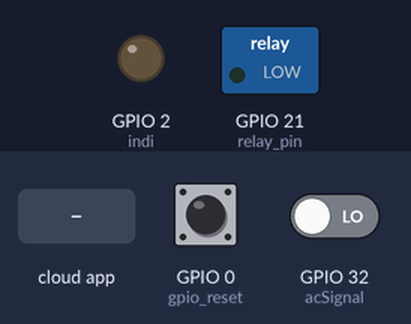
A program run on a simulated ESP32. On the bench: switched loads named in the program (green lamp = pin HIGH), output pins drawn as LEDs (lit = HIGH). Inputs (shaded band) come from the test bench; at power-on: GPIO 0 (gpio_reset) HIGH, GPIO 32 (acSignal) LOW. WiFi joins after 1.5 s; servers stay silent unless stated; what the program prints to the serial monitor is not drawn. At 10.6 s the program restarts the board; the recording ends there.

Above: at 1.2 s.
1.3 s: GPIO 0 (gpio_reset) pulled LOW for 0.15 s
2.9 s: GPIO 32 (acSignal) driven HIGH
4.4 s: the phone or cloud app sets AC to 0
5.9 s: the phone or cloud app sets AC to 1
7.4 s: GPIO 0 (gpio_reset) pulled LOW for 3.2 s
Timing chart, 0 to 10.4 s (numbered marks = the images above; inputs shaded):
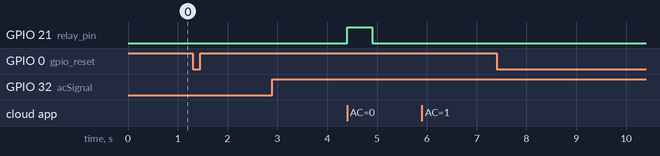

The program:

main.cpp
```cpp
//https://github.com/espressif/arduino-esp32/issues/8176 To run this program in esp32 follow this issue in github
#include <Arduino.h>
#include <WiFi.h>
#include <WiFiProv.h>
#include <RMaker.h>
#include <SimpleTimer.h>
// Set Default Values
#define DEFAULT_RELAY_MODE false

// BLE Credentials
const char *service_name = "PROV_12345";  // Change this to your desired service name
const char *pop = "12345678";             // Change this to your Proof of Possession (PoP)

// GPIO Pin Configuration
static uint8_t gpio_reset = 0;
static uint8_t relay_pin = 21;
static uint8_t acSignal = 32;
static uint8_t indi = 2;
bool relay_state = DEFAULT_RELAY_MODE;

bool wifi_connected = false;

// Declaring Relay as a Standard Switch Device
static Switch my_switch("AC", &acSignal);

bool toggleState = false;
bool switchState = true;

SimpleTimer Timer;
void triger(){
    digitalWrite(relay_pin, HIGH);
    delay(500);
    digitalWrite(relay_pin, LOW);
}
// Callback Function to Handle State Changes
void write_callback(Device *device, Param *param, const param_val_t val, void *priv_data, write_ctx_t *ctx) {
    const char *device_name = device->getDeviceName();
    const char *param_name = param->getParamName();

    if (strcmp(device_name, "AC") == 0) {
        if (strcmp(param_name, "Power") == 0) {
            relay_state = val.val.b;
            toggleState = val.val.b;
            // (toggleState == false || digitalRead(acSignal)==LOW) ? triger(): digitalWrite(indi, HIGH);
            // (toggleState == true || digitalRead(acSignal) == HIGH) ?  triger():digitalWrite(indi, LOW);
            // if(toggleState == false || digitalRead(acSignal)==LOW){
            //     triger();
            //     Serial.println("Turn on");
            // }else {
            //     digitalWrite(indi, HIGH);
            //     delay(500);
            //     digitalWrite(indi, LOW);
            //     Serial.println("skip the on");
            // }

            if((toggleState == true && digitalRead(acSignal) == HIGH) || (toggleState == false && digitalRead(acSignal)==LOW)){
                Serial.println("skip two way");
            } else{
                Serial.println("Trigering");
                triger();
            }

            // param->updateAndReport(val);

        }
    }
}

// Event Handler for System Events
void sysProvEvent(arduino_event_t *sys_event) {
    switch (sys_event->event_id) {
        case ARDUINO_EVENT_PROV_START:
            Serial.printf("Provisioning Started with service name \"%s\" and PoP \"%s\"\n", service_name, pop);
            printQR(service_name, pop, "ble");
            break;
        case ARDUINO_EVENT_WIFI_STA_CONNECTED:
            Serial.println("Connected to Wi-Fi!");
            wifi_connected = true;
            break;
        case ARDUINO_EVENT_PROV_CRED_RECV:
            Serial.println("Received Wi-Fi credentials");
            Serial.printf("\tSSID : %s\n", (const char *) sys_event->event_info.prov_cred_recv.ssid);
            Serial.printf("\tPassword : %s\n", (const char *) sys_event->event_info.prov_cred_recv.password);
            break;
        case ARDUINO_EVENT_PROV_INIT:
            wifi_prov_mgr_disable_auto_stop(10000);
            break;
        case ARDUINO_EVENT_PROV_CRED_SUCCESS:
            Serial.println("Stopping Provisioning");
            wifi_prov_mgr_stop_provisioning();
            break;
    }
}

void manual_control()
{
  if (digitalRead(acSignal)==HIGH && toggleState == false) {
    toggleState = true;
    switchState = false;
    my_switch.updateAndReportParam(ESP_RMAKER_DEF_POWER_NAME, toggleState);
    Serial.println("Ac is on state");
    }
    if(digitalRead(acSignal) == LOW && toggleState == true){
        toggleState = false;
        switchState = true;
        my_switch.updateAndReportParam(ESP_RMAKER_DEF_POWER_NAME, toggleState);
        Serial.println("Ac is off state");
    }

}

void setup() {
    Serial.begin(115200);

    // Configure Relay GPIO
    pinMode(acSignal, INPUT);
    pinMode(relay_pin, OUTPUT);
    pinMode(indi, OUTPUT);
    digitalWrite(relay_pin, relay_state ? HIGH : LOW);
    digitalWrite(acSignal, LOW);

    // Initialize the ESP-RainMaker Node
    Node my_node;
    my_node = RMaker.initNode("Relay Controller");

    // Register the Switch Device and Callback Function
    my_switch.addCb(write_callback);
    my_node.addDevice(my_switch);

    // Timer.setInterval(2000);
        // Start SoftAP provisioning

    // Enable OTA, Timezone, and Schedule Services (Optional)
    RMaker.enableOTA(OTA_USING_PARAMS);
    RMaker.enableTZService();
    RMaker.enableSchedule();

    // Start the ESP-RainMaker
    Serial.println("Starting ESP-RainMaker");
    RMaker.start();

    // Setup Wi-Fi Provisioning
    WiFi.onEvent(sysProvEvent);
    WiFiProv.beginProvision(WIFI_PROV_SCHEME_BLE, WIFI_PROV_SCHEME_HANDLER_FREE_BTDM, WIFI_PROV_SECURITY_1, pop, service_name);
}


void loop() {
  if (digitalRead(gpio_reset) == LOW) { //Push button pressed
    Serial.printf("Reset Button Pressed!\n");
    // Key debounce handling
    delay(100);
    int startTime = millis();
    while (digitalRead(gpio_reset) == LOW) delay(50);
    int endTime = millis();

    if ((endTime - startTime) > 10000) {
      // If key pressed for more than 10secs, reset all
      Serial.printf("Reset to factory.\n");
      wifi_connected = 0;
      RMakerFactoryReset(2);
    } else if ((endTime - startTime) > 3000) {
      Serial.printf("Reset Wi-Fi.\n");
      wifi_connected = 0;
      // If key pressed for more than 3secs, but less than 10, reset Wi-Fi
      RMakerWiFiReset(2);
    }
  }

    delay(100);
    manual_control();

}
```

Measured:
- after the input at 1.3 s, every drawn part: stays the same
- after the input at 2.9 s, every drawn part: stays the same
- after the input at 4.4 s, GPIO 21 (relay_pin): LOW → HIGH at once, → LOW 0.50 s later
- after the input at 5.9 s, every drawn part: stays the same
- after the input at 7.4 s, every drawn part: stays the same
